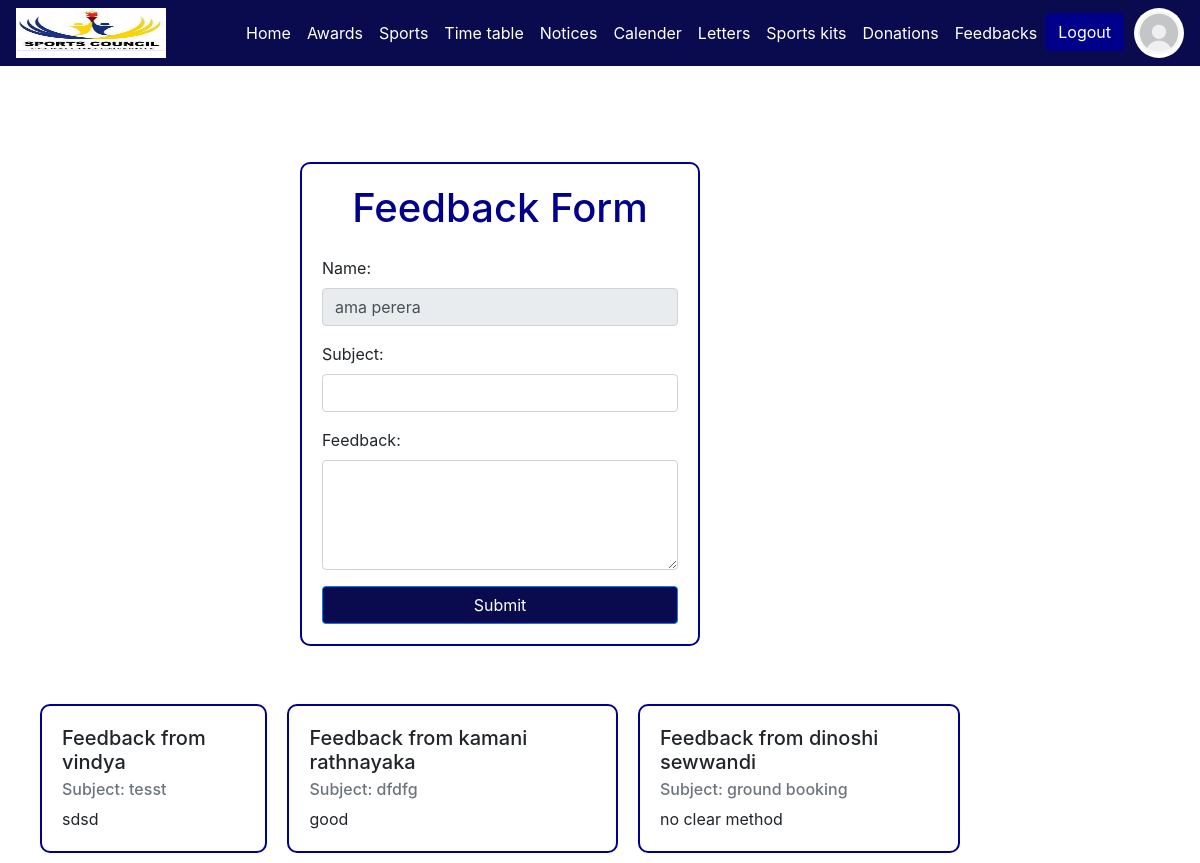
The app's page /feedback_page.php (signed in) with its own data.
### tables this page shows
CREATE TABLE `university_students` (
  `id` int(11) NOT NULL,
  `full_name` varchar(255) NOT NULL,
  `address` varchar(255) NOT NULL,
  `district` varchar(255) NOT NULL,
  `birthday` date NOT NULL,
  `nic` varchar(12) NOT NULL,
  `degree` varchar(255) NOT NULL,
  `faculty` varchar(255) NOT NULL,
  `enrollment_no` varchar(20) NOT NULL,
  `phone_no` varchar(15) NOT NULL,
  `university_email` varchar(255) NOT NULL,
  `password` varchar(255) NOT NULL,
  `gender` enum('male','female') NOT NULL,
  `sport_type` varchar(20) NOT NULL,
  `medical_issues` text NOT NULL,
  `confirm_password` varchar(255) NOT NULL
);

CREATE TABLE `feedback` (
  `id` int(11) NOT NULL,
  `name` varchar(255) NOT NULL,
  `subject` varchar(255) NOT NULL,
  `feedback` text NOT NULL,
  `created_at` timestamp NOT NULL DEFAULT current_timestamp()
);

### classes/User.php (called while the page is built, shortened)
<?php
class User {
    public static function getUserById($con, $user_id) {
        try {
            $query = "SELECT * FROM university_students WHERE id = ?";
            $pstmt = $con->prepare($query);
            $pstmt->bindValue(1, $user_id);
            $pstmt->execute();
            if ($pstmt->rowCount() > 0) {
                return $pstmt->fetch(PDO::FETCH_ASSOC);
            }
            return null;
        } catch (PDOException $exc) {
            die("Error in getUserById: " . $exc->getMessage());
        }
    }
}

### feedback_page.php (the view, shortened to what this page needs)
<?php
require_once 'classes/DbConnector.php';
require_once 'classes/User.php';
$user = [];
if (isset($_SESSION['user_id'])) {
    $user_id = $_SESSION['user_id'];
    $db = DbConnector::getConnection();
    $user = User::getUserById($db, $user_id);
}
$db = DbConnector::getConnection();
$query = "SELECT * FROM feedback ORDER BY created_at DESC";
$stmt = $db->query($query);
?>
<!DOCTYPE html>
<html lang="en">
<head>
    <link rel="stylesheet" href="https://stackpath.bootstrapcdn.com/bootstrap/4.5.2/css/bootstrap.min.css">
</head>
<body>
<nav class="navbar navbar-expand-lg navbar-light">
  <img style="width:150px; height:50px;" src="images/logo.jpg">
  <div class="collapse navbar-collapse" id="navbarNav">
    <ul class="navbar-nav ml-auto">
      <li class="nav-item active">
        <a class="nav-link" href="home_page.php">Home <span class="sr-only">(current)</span></a>
      </li>
       <li class="nav-item">
        <a class="nav-link" href="awards.php">Awards</a>
      </li>
      <li class="nav-item">
      <a class="nav-link" href="./sports/Frontend/index.php">Sports</a>
      </li>
      <li class="nav-item">
        <a class="nav-link" href="Page/1.php">Time table</a>
      </li>
      <li class="nav-item">
        <a class="nav-link" href="players.php">Notices</a>
      </li>
      <li class="nav-item">
        <a class="nav-link" href="Tournements.php">Calender</a>
      </li>
      <li class="nav-item">
        <a class="nav-link" href="letter.php">Letters</a>
      </li>
      <li class="nav-item">
        <a class="nav-link" href="sport_kit.php">Sports kits</a>
      </li>
      <li class="nav-item">
        <a class="nav-link" href="donation.php">Donations</a>
      </li>
       <li class="nav-item">
        <a class="nav-link" href="feedback_page.php">Feedbacks</a>
      </li>
      <li class="nav-item">
      <a style="background-color:darkblue; border-color: darkblue; margin-right: 10px;" href="logout.php" class="btn btn-dark">Logout</a>
      </li>
    </ul>
  </div>
  <a class="nav-item" href="profile.php">
  <img class="rounded-profile" src="images/profile1.jpg" alt="Profile Icon" style="width:50px; height:50px;">
</a>
</nav>
<br><br>
      <div class="col-md-10 col-12 main-content">
<div class="container mt-5">
    <div class="row justify-content-center">
        <div class="col-md-6">
            <div class="feedback-container">
                <form action="<?php echo $_SERVER["PHP_SELF"]; ?>" method="POST">
                    <h1 style="color: darkblue;" class="mb-4 text-center">Feedback Form</h1>
                    <div class="form-group">
                        <label for="name">Name:</label>
                        <input type="text" class="form-control" id="name" name="name" value="<?php echo isset($user['full_name']) ? htmlspecialchars($user['full_name']) : ''; ?>" readonly>
                    </div>
                    <div class="form-group">
                        <label for="subject">Subject:</label>
                        <input type="text" class="form-control" id="subject" name="subject" required>
                    </div>
                    <div class="form-group">
                        <label for="feedback">Feedback:</label>
                        <textarea class="form-control" id="feedback" name="feedback" rows="4" required></textarea>
                    </div>
                    <button style="background-color: #0A0B4F;" type="submit" class="btn btn-primary btn-block">Submit</button>
                </form>
            </div>
        </div>
    </div>
    <div class="row mt-5">
        <div class="col-md-12 d-flex">
            <?php while ($row = $stmt->fetch(PDO::FETCH_ASSOC)) { ?>
                <div class="comment-card flex-fill">
                    <div class="card-body">
                        <h5 class="card-title">Feedback from <?php echo $row['name']; ?></h5>
                        <h6 class="card-subtitle mb-2 text-muted">Subject: <?php echo $row['subject']; ?></h6>
                        <p class="card-text"><?php echo $row['feedback']; ?></p>
                    </div>
                </div>
            <?php } ?>

### feedback_page.php (style rules this page uses)
.navbar-nav .nav-link { color: white !important; }
.navbar { background-color:#0A0B4F; }
.rounded-profile { width: 50px; height: 50px; border-radius: 50%; object-fit: cover; }
.feedback-container { margin: auto; max-width: 400px; border: 2px solid darkblue; padding: 20px; border-radius: 10px; }
.comment-card { border: 2px solid #00008B; margin: 10px; border-radius: 10px; flex: 1; }

### records on screen
university_students: name "ama perera"
feedback: name "vindya", subject "tesst", feedback "sdsd"
feedback: name "kamani rathnayaka", subject "dfdfg", feedback "good"
feedback: name "dinoshi sewwandi", subject "ground booking", feedback "no clear method"
